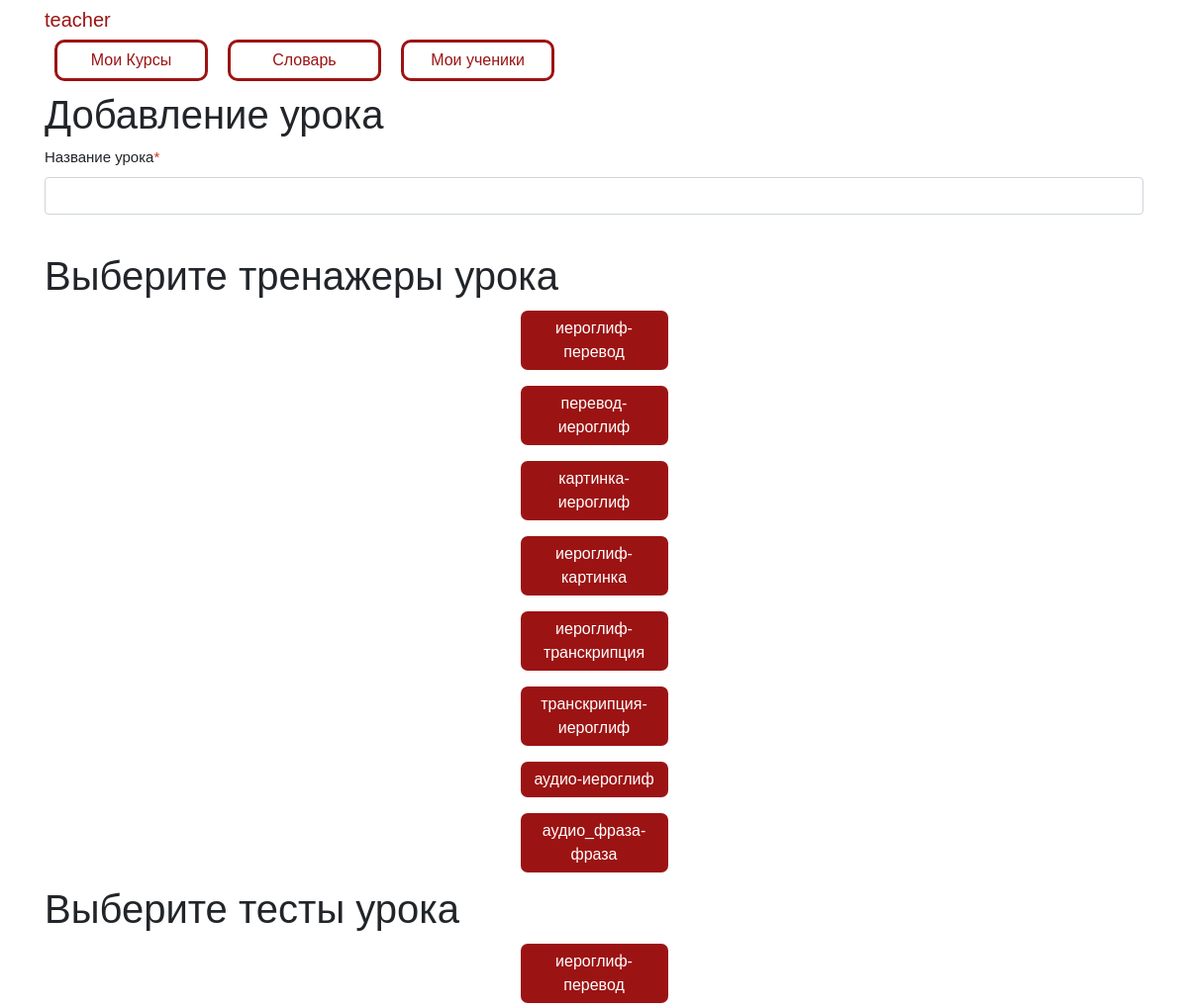
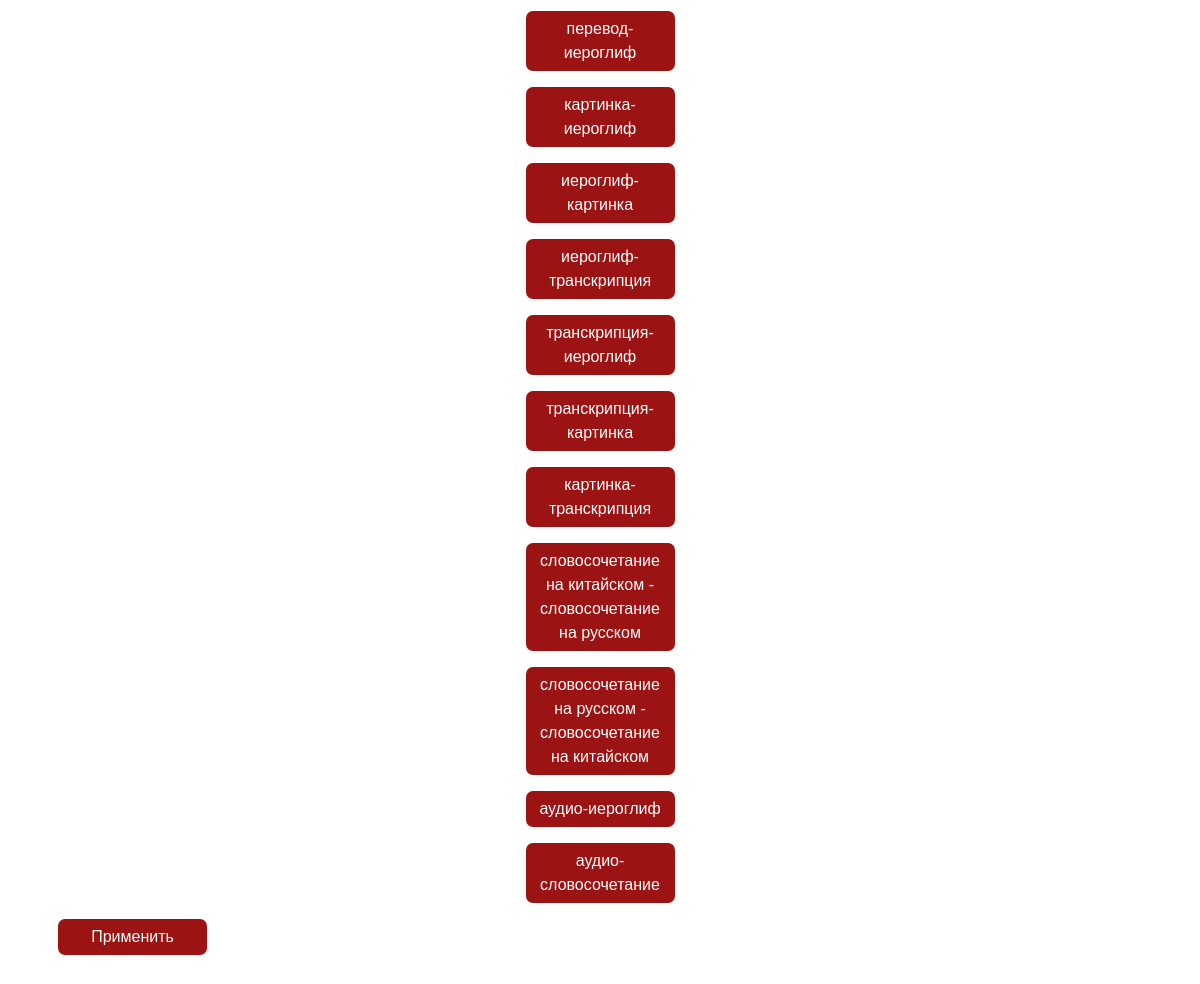
The app's page /make_lesson/1 (signed in) with its own data (2 pictures, top to bottom).
### data/users.py (models this page shows, shortened)
class User(SqlAlchemyBase, UserMixin, SerializerMixin):
    __tablename__ = 'users'
    id = sqlalchemy.Column(sqlalchemy.Integer,
                           primary_key=True, autoincrement=True)
    name = sqlalchemy.Column(sqlalchemy.String, nullable=True)
    last_name = sqlalchemy.Column(sqlalchemy.String, nullable=True)
    patronymic = sqlalchemy.Column(sqlalchemy.String, nullable=True)
    email = sqlalchemy.Column(sqlalchemy.String,
                              index=True, unique=True, nullable=True)
    about = sqlalchemy.Column(sqlalchemy.String, nullable=True)
    hashed_password = sqlalchemy.Column(sqlalchemy.String, nullable=True)
    teacher = sqlalchemy.Column(sqlalchemy.Boolean, nullable=True)
    creator = sqlalchemy.Column(sqlalchemy.Integer, nullable=True)
    courses = orm.relation("Courses",
                           secondary="users_to_course",
                           backref="users")
    words = orm.relation("Words", back_populates='user')
    hash_token = sqlalchemy.Column(sqlalchemy.Integer, nullable=True, unique=True)

### data/trainers.py (models this page shows)
class Trainers(SqlAlchemyBase, SerializerMixin):
    __tablename__ = 'trainers'
    id = sqlalchemy.Column(sqlalchemy.Integer,
                           primary_key=True, autoincrement=True)
    name = sqlalchemy.Column(sqlalchemy.String, nullable=True)
    check_side = sqlalchemy.Column(sqlalchemy.Integer, nullable=True)
    ans_side = sqlalchemy.Column(sqlalchemy.Integer, nullable=True)

### data/tests.py (models this page shows)
class Tests(SqlAlchemyBase, SerializerMixin):
    __tablename__ = 'tests'
    id = sqlalchemy.Column(sqlalchemy.Integer,
                           primary_key=True, autoincrement=True)
    name = sqlalchemy.Column(sqlalchemy.String, nullable=True)
    check_side = sqlalchemy.Column(sqlalchemy.Integer, nullable=True)
    ans_side = sqlalchemy.Column(sqlalchemy.Integer, nullable=True)

### main.py (the view, shortened to what this page needs)
@app.route('/make_lesson/<int:course_id>', methods=['GET', 'POST'])
@login_required
def make_lesson(course_id):
    form = LessonsForm()
    db_sess = db_session.create_session()
    current_course = db_sess.query(Courses).get(course_id)
    all_trainers = db_sess.query(Trainers).all()
    all_tests = db_sess.query(Tests).all()
    return render_template('make_lesson.html', form=form,
                           trainers=all_trainers, tests=all_tests,
                           len_trainers=len(all_trainers), len_tests=len(all_tests))

### forms/lesson.py
class LessonsForm(FlaskForm):
    name = StringField('Название урока',
                       validators=[DataRequired(), Length(max=32,
                                                          message="Название урока не должно превышать 32 символов")])
    submit = SubmitField('Применить')

### data/db_session.py (called while the page is built)
def create_session() -> Session:
    global __factory
    return __factory()

### main.py (called while the page is built)
@login_manager.user_loader
def load_user(user_id):
    db_sess = db_session.create_session()
    return db_sess.query(User).get(user_id)

### templates/make_lesson.html (shortened to what this page needs)
{% extends "base.html" %}
{% block content %}
<h1>Добавление урока</h1>
<form action="" method="post" name="checks">
    <p>
        {{ form.name.label }}<span class="vnumgf" style="color: #d93025;">*</span><br>
        {{ form.name(class="form-control") }}<br>
    </p>
    <h1>Выберите тренажеры урока</h1>
    <div style="display: flex;
                flex-wrap: wrap;
                flex-direction: column;
                align-content: center;">
        {% for i in range(len_trainers) %}
        <button id="train {{ i }}" name="not_lesson_trainer" type="button" class="btn btn-primary"
                value="{{ trainers[i].id }}">{{ trainers[i].name }}
        </button>
        {% endfor %}
    </div>
    <h1>Выберите тесты урока</h1>
    <div style="display: flex;
                flex-wrap: wrap;
                flex-direction: column;
                align-content: center;">
        {% for i in range(len_tests) %}
        <button id="test {{ i }}" name="not_lesson_test" type="button" class="btn btn-primary"
                value="{{ tests[i].id }}">{{ tests[i].name }}
        </button>
        {% endfor %}
    </div>
    <p>{{ form.submit(type="submit", class="btn btn-primary") }}</p>
</form>
{% endblock %}

### templates/base.html (shortened to what this page needs)
<!doctype html>
<html lang="en">
<head>
    <link rel="stylesheet"
          href="https://stackpath.bootstrapcdn.com/bootstrap/4.4.1/css/bootstrap.min.css"
>
    <link href="{{ url_for('static', filename='/style.css') }}" rel="stylesheet" />
</head>
<body>
<header class="header">
    <div class="container">
        <div class="header_inner">
            <nav>
                {% if current_user.is_authenticated %}
                <a class="navbar-brand" href="/profile/{{ current_user.id }}">
                    {{ current_user.name}}</a>
                {% endif %}
                {% if current_user.is_authenticated %}
                <div class="nav" id="up buttons">
                    <a id="nav button 1" class="btn btn-white" href="/courses">Мои Курсы</a>
                    <a id="nav button 2" class="btn btn-white" href="/dictionary">Словарь</a>
                    {% if current_user.teacher %}
                    <a id="nav button 3" class="btn btn-white" href="/pupils">Мои ученики</a>
                    {% endif %}
                </div>
                {% endif %}
            </nav>
        </div>
    </div>
</header>
<main role="main" class="container">
    {% block content %}{% endblock %}
</main>
</body>
</html>

### static/style.css (style rules this page uses)
body { font-family: 'Montserrat', sans-serif; font-size: 15px; color: #33; }
.header { width: 100%; top: 0; left: 0; right: 0; z-index: 1000; }
.navbar-brand { color: #9c1313; position: relative; }
.btn { margin: 0 10px; margin-bottom: 10px; width: 155px; }
.btn-primary { display: inline-block; vertical-align: top; color: white; overflow: hidden; text-overflow: ellipsis; background-color: #9c1313; border: solid 3px white; border-radius: 10px; }
.btn-white { display: inline-block; vertical-align: top; color: #9c1313; overflow: hidden; text-overflow: ellipsis; background-color: white; border: solid 3px #9c1313; border-radius: 10px; }

### records on screen
User: name "teacher"
Trainers: name "иероглиф-перевод"
Trainers: name "перевод-иероглиф"
Trainers: name "картинка-иероглиф"
Trainers: name "иероглиф-картинка"
Trainers: name "иероглиф-транскрипция"
Trainers: name "транскрипция-иероглиф"
Trainers: name "аудио-иероглиф"
Trainers: name "аудио_фраза-фраза"
Tests: name "иероглиф-перевод"
Tests: name "перевод-иероглиф"
Tests: name "картинка-иероглиф"
Tests: name "иероглиф-картинка"
Tests: name "иероглиф-транскрипция"
Tests: name "транскрипция-иероглиф"
Tests: name "транскрипция-картинка"
Tests: name "картинка-транскрипция"
Tests: name "словосочетание на китайском - словосочетание на русском"
Tests: name "словосочетание на русском - словосочетание на китайском"
Tests: name "аудио-иероглиф"
Tests: name "аудио-словосочетание"
